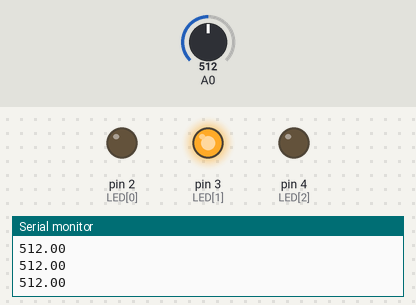
The sketch below on a simulated Arduino Uno, built with avr-gcc and run on an emulated ATmega328P. On the bench: output pins drawn as LEDs (lit = HIGH), the last lines printed to the serial monitor. Inputs (shaded band) come from the test bench; at power-on: A0 = 512.

Above: at 1.2 s.
1.3 s: A0 set to 716
At 2.5 s:
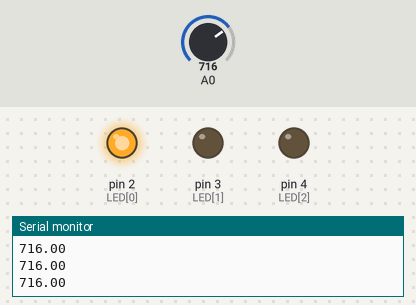
2.8 s: A0 set to 306
At 4.0 s:
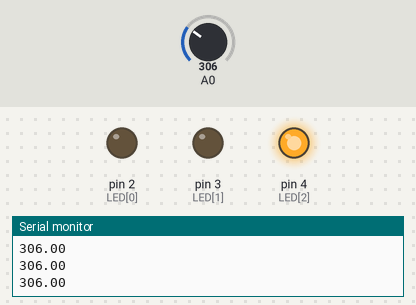
4.3 s: A0 set to 326
5.8 s: A0 set to 353
At 7.0 s:
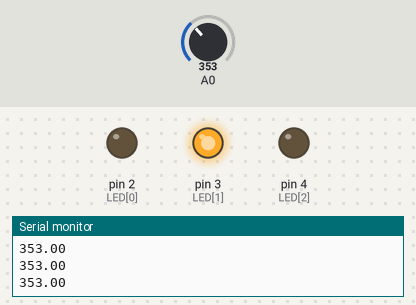
7.3 s: A0 set to 122
At 8.6 s:
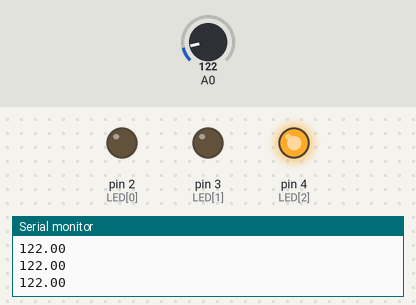
Timing chart, 0 to 9.8 s (numbered marks = the images above; inputs shaded):
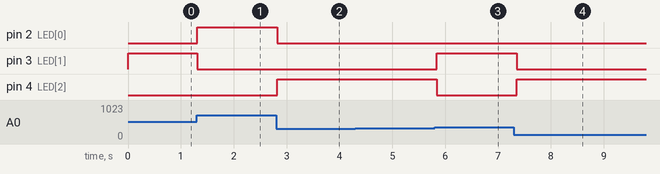

Measured:
- the behaviour switches between 341 and 342 on A0 (found by bisection; images 2 and 3)
- after the input at 1.3 s, pin 2 (LED[0]): LOW → HIGH at once; pin 3 (LED[1]): HIGH → LOW at once
- after the input at 2.8 s, pin 2 (LED[0]): HIGH → LOW at once; pin 4 (LED[2]): LOW → HIGH at once
- after the input at 5.8 s, pin 3 (LED[1]): LOW → HIGH at once; pin 4 (LED[2]): HIGH → LOW at once
- after the input at 7.3 s, pin 3 (LED[1]): HIGH → LOW after 0.05 s; pin 4 (LED[2]): LOW → HIGH after 0.05 s

The sketch:

Arduino.ino
```cpp
const int LED[] = { 2, 3, 4 };
float angle;

void setup() {
  Serial.begin(9600);
  angle = 0;

  pinMode(LED[0], OUTPUT);
  pinMode(LED[1], OUTPUT);
  pinMode(LED[2], OUTPUT);
}

void loop() {
  float value = analogRead(0);
  Serial.println(value);
  angle = map(float(value) / 1023 * 2 * PI, 0, 2 * PI, 2.4, 0.9);

  if(value > 1023 / 3 * 2){
    digitalWrite(LED[0], HIGH);
    digitalWrite(LED[1], LOW);
    digitalWrite(LED[2], LOW);
  }else if(value < 1023 / 3 * 2 && value > 1023 / 3){
    digitalWrite(LED[0], LOW);
    digitalWrite(LED[1], HIGH);
    digitalWrite(LED[2], LOW);
  }else{
    digitalWrite(LED[0], LOW);
    digitalWrite(LED[1], LOW);
    digitalWrite(LED[2], HIGH);
  }

  delay(1000 / 10);
}
```
